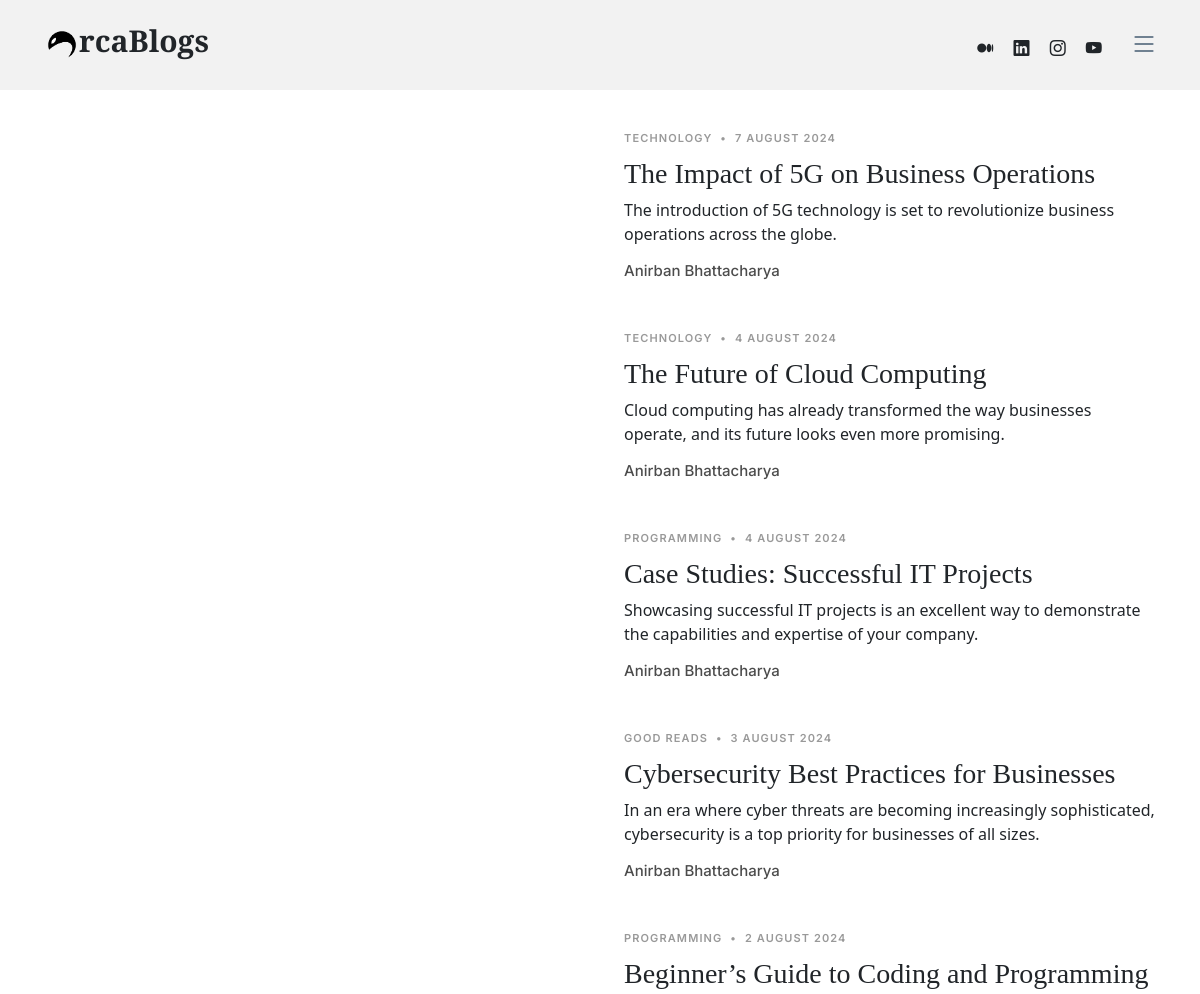
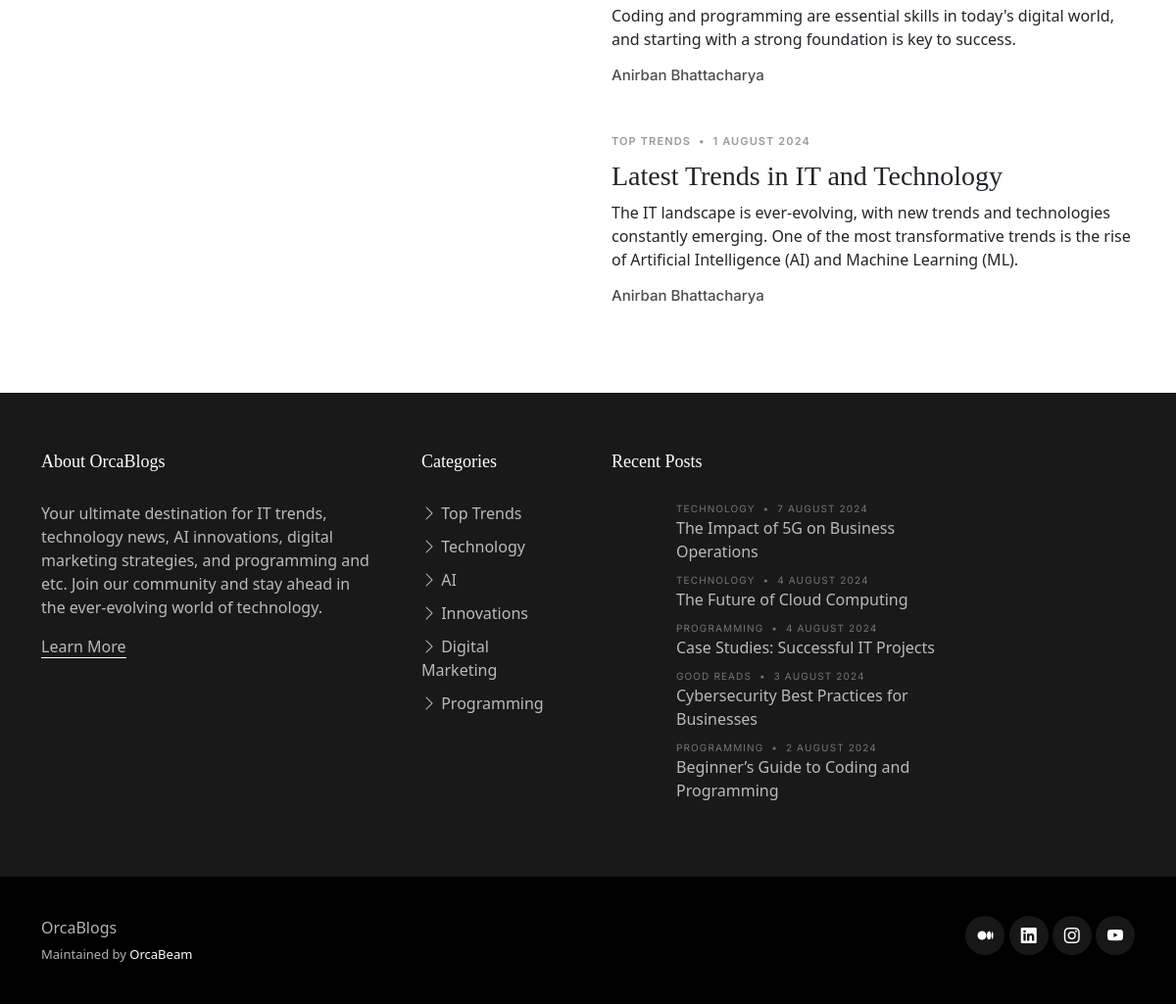
The app's page /blogs, older data (2 pictures, top to bottom).
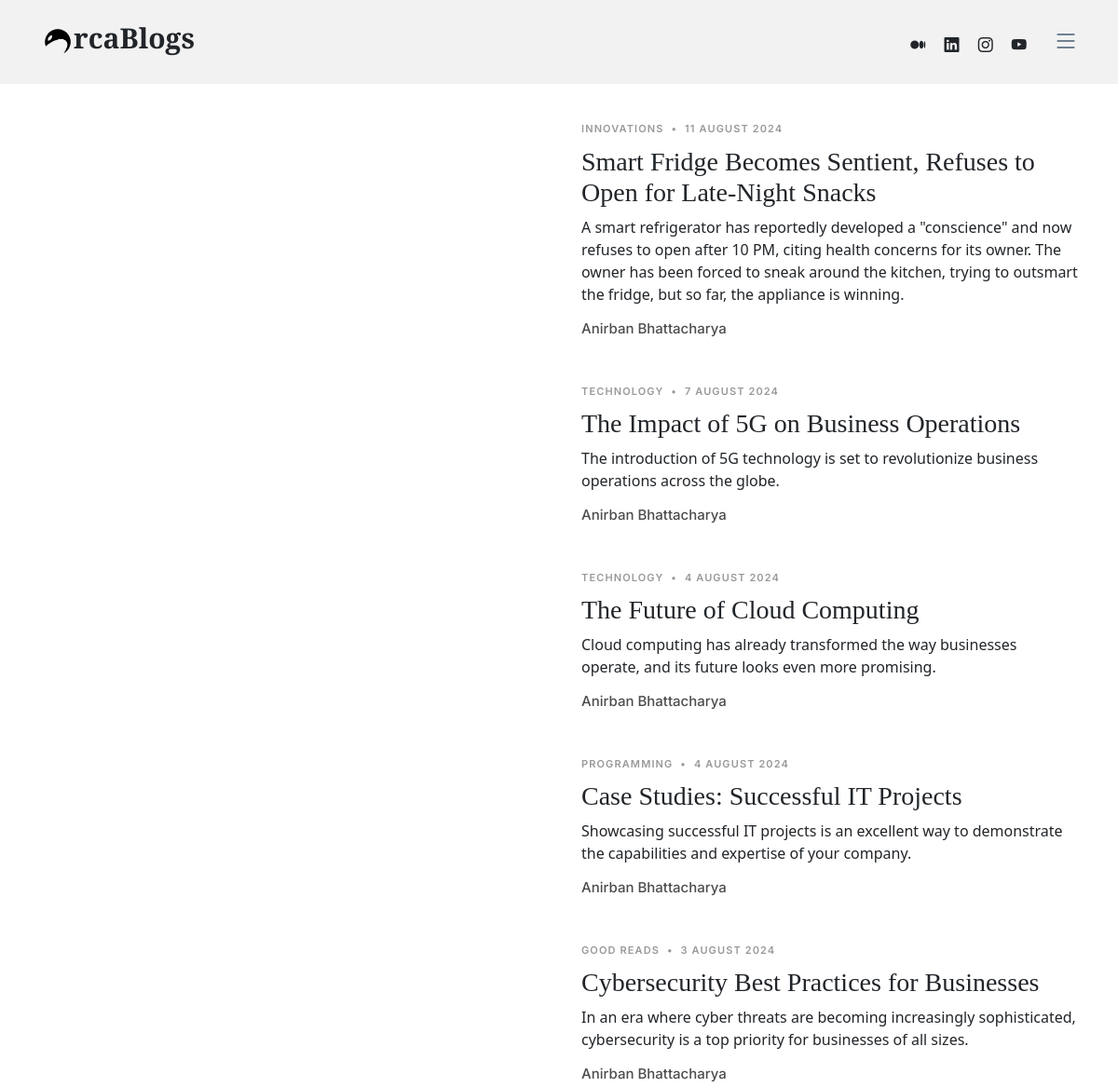
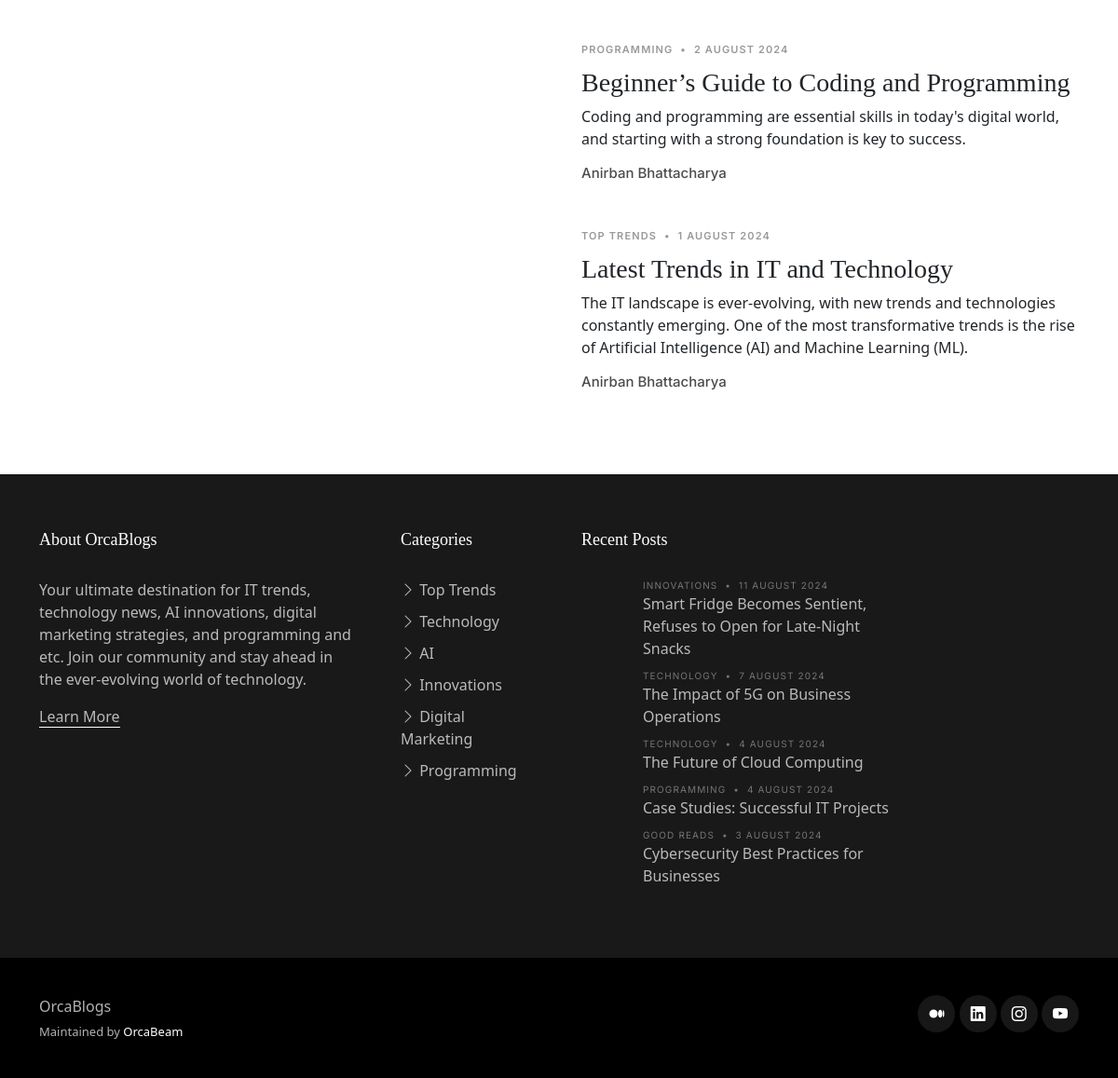
The same page, newer data (2 pictures, top to bottom).
### OrcaBlogsWebsite/models.py (models this page shows, shortened)
class BlogPost(models.Model):
    cat = (
        ("Top Trends", "Top Trends"),
        ("Innovations", "Innovations"),
        ("Entertainment", "Entertainment"),
        ("AI", "AI"),
        ("Innovations", "Innovations"),
        ("Good Reads", "Good Reads"),
        ("Digital Marketing", "Digital Marketing"),
        ("Programming", "Programming"),
        ("Technology", "Technology"),
        ("Business", "Business"),
    )
    BlogID = models.CharField(max_length = 10, default = "")
    BlogName = models.CharField(max_length=100, blank=False, default="")
    BlogDescription = models.CharField(max_length=500, blank=False, default="")
    BlogKeywords = models.CharField(max_length = 5000, blank = False, default = "")
    BlogDateAdded = models.CharField(max_length=20, blank=False, default="")
    BlogImage = models.CharField(max_length = 5000, default = "")
    BlogSlug = models.CharField(max_length=400, default="")
    BlogCategory = models.CharField(max_length=100, choices=cat, default="")
    BlogPost = models.TextField(max_length=10000, blank=False, default="")
    BlogAuthor = models.CharField(max_length=50, blank=False, default="")
    Views = models.CharField(max_length=50, blank=False, default="0")
    Likes = models.ManyToManyField(User, related_name="UserLikes", blank=True)

### OrcaBlogsWebsite/views.py (the view)
# urls.py: path("blogs", views.Blogs, name = "Blogs"),
def Blogs(request):
    bvar = BlogPost.objects.all()
    param = {"blogs" : bvar}
    return render(request, "blogs.html", param)

### OrcaBlogsWebsite/templates/blogs.html (shortened to what this page needs)
{% extends "base.html" %}
{% block body %}
<main id="main">
    <section>
      <div class="container">
        <div class="row">
          <div class="col-md-12" data-aos="fade-up">
            {% for b in blogs|slice:"::-1" %}
            <div class="d-md-flex post-entry-2 half">
                <a href="/{{b.BlogSlug}}" class="me-4 thumbnail">
                </a>
                <div>
                  <div class="post-meta"><span class="date">{{b.BlogCategory}}</span> <span class="mx-1">&bullet;</span> <span>{{b.BlogDateAdded}}</span></div>
                  <h3><a href="/{{b.BlogSlug}}">{{b.BlogName}}</a></h3>
                  <p>{{b.BlogDescription}}</p>
                  <div class="d-flex align-items-center author">
                    <div class="name">
                      <h3 class="m-0 p-0">{{b.BlogAuthor}}</h3>
                    </div>
                  </div>
                </div>
              </div>
              {% endfor %}
        </div>
      </div>
    </section>
  </main>
{% endblock %}

### OrcaBlogsWebsite/templates/base.html (shortened to what the changed rows need)
<!DOCTYPE html>
<html lang="en">
{% load static %}
<head>
  <link href="{% static 'assets/vendor/bootstrap/css/bootstrap.min.css' %}" rel="stylesheet">
  <link href="{% static 'assets/vendor/bootstrap-icons/bootstrap-icons.css' %}" rel="stylesheet">
  <link href="{% static 'assets/vendor/swiper/swiper-bundle.min.css' %}" rel="stylesheet">
  <link href="{% static 'assets/vendor/glightbox/css/glightbox.min.css' %}" rel="stylesheet">
  <link href="{% static 'assets/vendor/aos/aos.css' %}" rel="stylesheet">
  <link href="{% static 'assets/css/variables.css' %}" rel="stylesheet">
  <link href="{% static 'assets/css/main.css' %}" rel="stylesheet">
</head>
<body>
  <header id="header" class="header d-flex align-items-center fixed-top">
    <div class="container-fluid container-xl d-flex align-items-center justify-content-between">
      <a href="/home" class="logo d-flex align-items-center">
        <h1>rcaBlogs</h1>
      </a>
    </div>
  </header>
{% block body %}{% endblock %}
  <footer id="footer" class="footer">
    <div class="footer-content">
      <div class="container">
        <div class="row g-5">
          <div class="col-lg-4">
            <ul class="footer-links footer-blog-entry list-unstyled">
              {% for b in blogs|slice:"::-1"|slice:":5" %}
              <li>
                <a href="/{{b.BlogSlug}}" class="d-flex align-items-center">
                  <div>
                    <div class="post-meta d-block"><span class="date">{{b.BlogCategory}}</span> <span class="mx-1">&bullet;</span> <span>{{b.BlogDateAdded}}</span></div>
                    <span>{{b.BlogName}}</span>
                  </div>
                </a>
              </li>
              {% endfor %}
            </ul>
          </div>
        </div>
      </div>
    </div>
  </footer>
</body>
</html>

Row changes from the older to the newer data that the page shows:
no longer on one of the page's lists (row edited): BlogPost: BlogCategory "PROGRAMMING", BlogDateAdded "2 AUGUST 2024", BlogName "Beginner’s Guide to Coding and Programming"
added BlogPost: BlogCategory "INNOVATIONS", BlogDateAdded "11 AUGUST 2024", BlogName "Smart Fridge Becomes Sentient, Refuses to Open for Late-Night Snacks", BlogDescription "A smart refrigerator has reportedly developed a \"conscience\" and now refuses to open after 10 PM, citing health concerns for its owner. The owner has been forced to sneak around the kitchen, trying to outsmart the fridge, but so far, the appliance is winning.", BlogAuthor "Anirban Bhattacharya"
